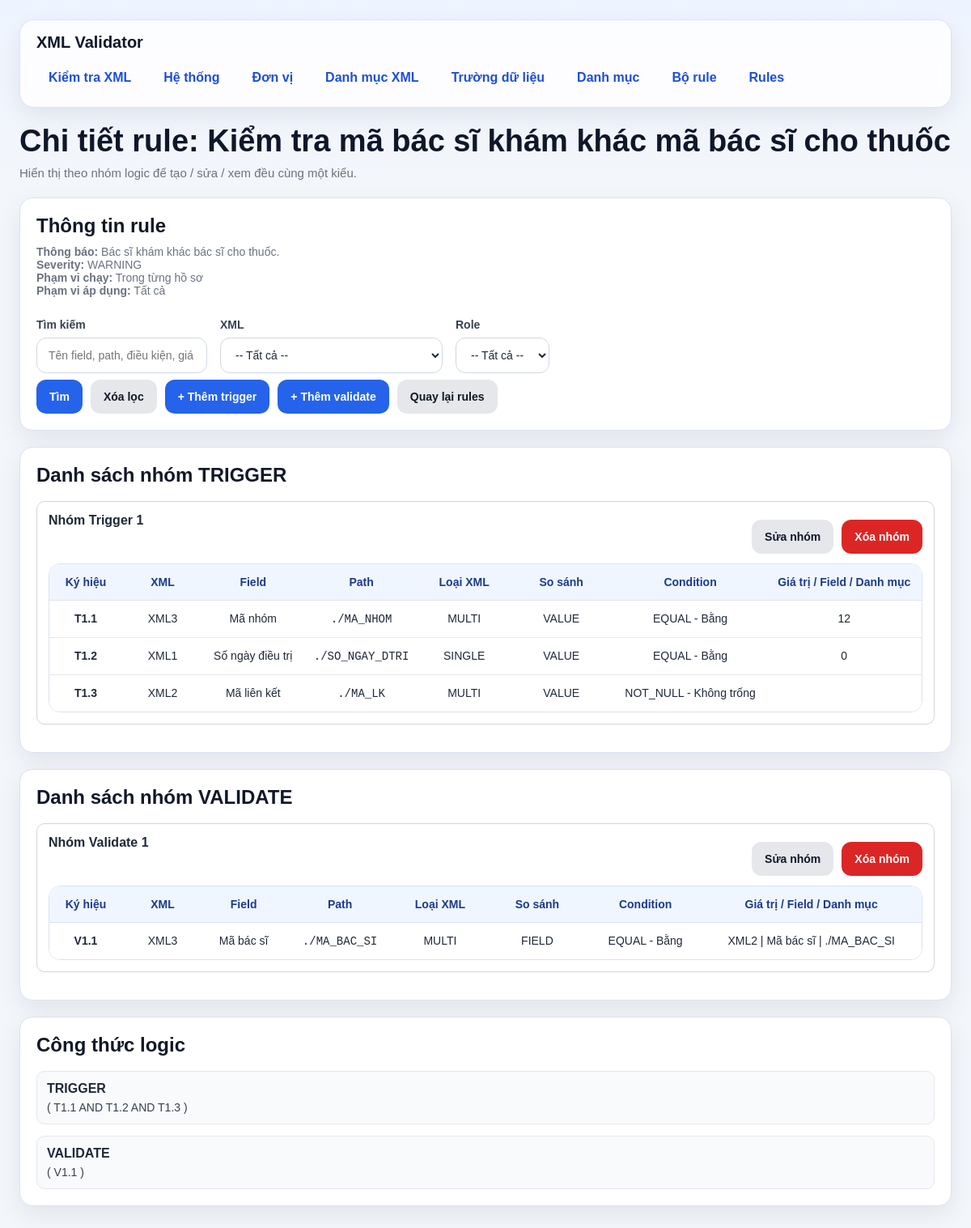
The app's page /rules/2/details with its own data.
### models/rule_model.py (models this page shows, shortened)
class Rule(db.Model):
    __tablename__ = "rule"
    id = db.Column(db.Integer, primary_key=True)
    bo_rule_id = db.Column(db.Integer, db.ForeignKey("bo_rule.id"), nullable=False)
    ten_rule = db.Column(db.String(255), nullable=False)
    thong_bao = db.Column(db.String(500), nullable=False)
    severity = db.Column(db.String(50), nullable=False, default="WARNING")
    is_active = db.Column(db.Boolean, nullable=False, default=True)
    apply_scope = db.Column(db.String(20), nullable=False, default="ALL")
    run_scope = db.Column(db.String(20), nullable=False, default="ONE_HOSO")
    bo_rule = db.relationship("BoRule", backref="rules")

class RuleDetail(db.Model):
    __tablename__ = "rule_detail"
    id = db.Column(db.Integer, primary_key=True)
    rule_id = db.Column(db.Integer, db.ForeignKey("rule.id"), nullable=False)
    field_id = db.Column(db.Integer, db.ForeignKey("danh_muc_truong_du_lieu.id"), nullable=False)
    condition_id = db.Column(db.Integer, db.ForeignKey("danh_muc_dieu_kien.id"), nullable=False)
    gia_tri = db.Column(db.String(255), nullable=True)
    condition_role = db.Column(db.String(50), nullable=False)
    sort_order = db.Column(db.Integer, nullable=False, default=1)
    compare_mode = db.Column(db.String(20), nullable=False, default="VALUE")
    compare_field_id = db.Column(db.Integer, db.ForeignKey("danh_muc_truong_du_lieu.id"), nullable=True)
    compare_category_id = db.Column(db.Integer, db.ForeignKey("danh_muc.id"), nullable=True)
    compare_category_field_id = db.Column(db.Integer, db.ForeignKey("danh_muc_field.id"), nullable=True)
    date_part = db.Column(db.String(50), nullable=True)
    group_no = db.Column(db.Integer, nullable=False, default=1)
    rule = db.relationship("Rule", backref="details")
    field = db.relationship("DanhMucTruongDuLieu", foreign_keys=[field_id])
    condition = db.relationship("DanhMucDieuKien")
    compare_field = db.relationship("DanhMucTruongDuLieu", foreign_keys=[compare_field_id])
    compare_category = db.relationship("DanhMuc")
    compare_category_field = db.relationship("DanhMucField")

### models/xml_model.py (models this page shows, shortened)
class DanhMucXml(db.Model):
    __tablename__ = "danh_muc_xml"
    id = db.Column(db.Integer, primary_key=True)
    ma_xml = db.Column(db.String(50), nullable=False, unique=True)   # XML1, XML2, XML3
    ten_xml = db.Column(db.String(255), nullable=False)
    list_path = db.Column(db.String(500), nullable=False)            # path tính từ NOIDUNGFILE
    item_type = db.Column(db.String(20), nullable=False, default="MULTI")

### models/field_model.py (models this page shows, shortened)
class DanhMucTruongDuLieu(db.Model):
    __tablename__ = "danh_muc_truong_du_lieu"
    id = db.Column(db.Integer, primary_key=True)
    ten_truong = db.Column(db.String(255), nullable=False)
    xml_id = db.Column(db.Integer, db.ForeignKey("danh_muc_xml.id"), nullable=False)
    xml_path = db.Column(db.String(500), nullable=False)  # path bên trong từng phần tử của list
    data_type = db.Column(db.String(50), nullable=False, default="STRING")
    xml = db.relationship("DanhMucXml", backref="fields")

### models/condition_model.py (models this page shows, shortened)
class DanhMucDieuKien(db.Model):
    __tablename__ = "danh_muc_dieu_kien"
    id = db.Column(db.Integer, primary_key=True)
    ma_dieu_kien = db.Column(db.String(50), nullable=False, unique=True)
    ten_dieu_kien = db.Column(db.String(255), nullable=False)

### routes/rule_routes.py (the view, shortened to what this page needs)
@rule_bp.route("/<int:rule_id>/details", methods=["GET"])
def list_rule_details(rule_id):
    rule = Rule.query.get_or_404(rule_id)
    keyword = (request.args.get("keyword") or "").strip()
    xml_id = (request.args.get("xml_id") or "").strip()
    role = (request.args.get("role") or "").strip().upper()
    query = (
        RuleDetail.query
        .join(DanhMucTruongDuLieu, RuleDetail.field_id == DanhMucTruongDuLieu.id)
        .join(DanhMucXml, DanhMucTruongDuLieu.xml_id == DanhMucXml.id)
        .join(DanhMucDieuKien, RuleDetail.condition_id == DanhMucDieuKien.id)
        .filter(RuleDetail.rule_id == rule_id)
    )
    if xml_id:
        query = query.filter(DanhMucTruongDuLieu.xml_id == int(xml_id))
    if role in ["TRIGGER", "VALIDATE"]:
        query = query.filter(RuleDetail.condition_role == role)
    details = query.order_by(
        RuleDetail.condition_role.asc(),
        RuleDetail.group_no.asc(),
        RuleDetail.sort_order.asc(),
        RuleDetail.id.asc()
    ).all()
    grouped_details = build_grouped_details(details)
    xmls = DanhMucXml.query.order_by(DanhMucXml.id.asc()).all()
    applied_units = [ru.don_vi for ru in getattr(rule, "rule_units", []) if ru.don_vi]
    return render_template(
        "rule_details.html",
        rule=rule,
        details=details,
        grouped_details=grouped_details,
        keyword=keyword,
        xml_id=xml_id,
        role=role,
        xmls=xmls,
        applied_units=applied_units
    )

### templates/rule_details.html (shortened to what this page needs)
{% extends "base.html" %}
{% block content %}
<div class="page-header">
    <h1 class="page-title">Chi tiết rule: {{ rule.ten_rule }}</h1>
    <div class="page-subtitle">Hiển thị theo nhóm logic để tạo / sửa / xem đều cùng một kiểu.</div>
</div>
<div class="card">
    <h2 class="card-title">Thông tin rule</h2>
    <div class="card-subtitle">
        <strong>Thông báo:</strong> {{ rule.thong_bao }}<br>
        <strong>Severity:</strong> {{ rule.severity }}<br>
        <strong>Phạm vi chạy:</strong>
        {% if rule.run_scope == 'ALL_HOSO' %}
            Toàn bộ hồ sơ trong lần chạy
        {% else %}
            Trong từng hồ sơ
        {% endif %}
        <br>
        <strong>Phạm vi áp dụng:</strong>
        {% if rule.apply_scope == 'UNIT' %}
            Đơn vị
            {% if applied_units %}
                -
                {% for u in applied_units %}
                    {{ u.ten_don_vi }}{% if not loop.last %}, {% endif %}
                {% endfor %}
            {% endif %}
        {% else %}
            Tất cả
        {% endif %}
    </div>
    <form method="GET">
        <div class="grid">
            <div class="col-4">
                <label>Tìm kiếm</label>
                <input type="text" name="keyword" value="{{ keyword }}" placeholder="Tên field, path, điều kiện, giá trị...">
            </div>
            <div class="col-4">
                <label>XML</label>
                <select name="xml_id">
                    <option value="">-- Tất cả --</option>
                </select>
            </div>
            <div class="col-4">
                <label>Role</label>
                <select name="role">
                    <option value="">-- Tất cả --</option>
                </select>
            </div>
        </div>
        <div class="actions">
            <button type="submit" class="btn btn-primary">Tìm</button>
            <a href="/rules/{{ rule.id }}/details" class="btn btn-secondary">Xóa lọc</a>
            <a href="/rules/{{ rule.id }}/details/create/TRIGGER" class="btn btn-primary">+ Thêm trigger</a>
            <a href="/rules/{{ rule.id }}/details/create/VALIDATE" class="btn btn-primary">+ Thêm validate</a>
            <a href="/rules" class="btn btn-secondary">Quay lại rules</a>
        </div>
    </form>
</div>
{% macro render_compare_value(d) %}
    {% if d.compare_mode == 'FIELD' and d.compare_field %}
        {{ d.compare_field.xml.ma_xml }} | {{ d.compare_field.ten_truong }} | {{ d.compare_field.xml_path }}
    {% else %}
        {{ d.gia_tri or '' }}
    {% endif %}
{% endmacro %}
{% if grouped_details['TRIGGER'] %}
<div class="card">
    <h2 class="card-title">Danh sách nhóm TRIGGER</h2>
    {% for group in grouped_details['TRIGGER'] %}
    <div style="border:1px solid #d1d5db; border-radius:10px; padding:14px; margin-bottom:14px; background:#fff;">
        <div style="display:flex; justify-content:space-between; align-items:flex-start; gap:12px; margin-bottom:12px;">
            <div>
                <div style="font-weight:700;">Nhóm Trigger {{ group.group_no }}</div>
            </div>
            <div class="actions">
                <a class="btn btn-secondary" href="/rules/{{ rule.id }}/details/TRIGGER/{{ group.group_no }}/edit">Sửa nhóm</a>
                <form class="inline" method="POST" action="/rules/{{ rule.id }}/details/TRIGGER/{{ group.group_no }}/delete" onsubmit="return confirm('Xóa toàn bộ nhóm trigger này?');">
                    <button class="btn btn-danger" type="submit">Xóa nhóm</button>
                </form>
            </div>
        </div>
        <div class="table-wrap">
            <table>
                <thead>
                    <tr>
                        <th style="width:90px;">Ký hiệu</th>
                        <th style="width:100px;">XML</th>
                        <th>Field</th>
                        <th>Path</th>
                        <th style="width:110px;">Loại XML</th>
                        <th style="width:130px;">So sánh</th>
                        <th>Condition</th>
                        <th>Giá trị / Field / Danh mục</th>
                    </tr>
                </thead>
                <tbody>
                    {% for d in group.details %}
                    <tr>
                        <td><strong>T{{ group.group_no }}.{{ loop.index }}</strong></td>
                        <td>{{ d.field.xml.ma_xml }}</td>
                        <td>{{ d.field.ten_truong }}</td>
                        <td><code>{{ d.field.xml_path }}</code></td>
                        <td>{{ d.field.xml.item_type if d.field.xml.item_type else 'MULTI' }}</td>
                        <td>{{ d.compare_mode }}</td>
                        <td>
                            {{ d.condition.ma_dieu_kien }} - {{ d.condition.ten_dieu_kien }}
                        </td>
                        <td>{{ render_compare_value(d) }}</td>
                    </tr>
                    {% endfor %}
                </tbody>
            </table>
        </div>
    </div>
    {% endfor %}
</div>
{% endif %}
{% if grouped_details['VALIDATE'] %}
<div class="card">
    <h2 class="card-title">Danh sách nhóm VALIDATE</h2>
    {% for group in grouped_details['VALIDATE'] %}
    <div style="border:1px solid #d1d5db; border-radius:10px; padding:14px; margin-bottom:14px; background:#fff;">
        <div style="display:flex; justify-content:space-between; align-items:flex-start; gap:12px; margin-bottom:12px;">
            <div>
                <div style="font-weight:700;">Nhóm Validate {{ group.group_no }}</div>
            </div>
            <div class="actions">
                <a class="btn btn-secondary" href="/rules/{{ rule.id }}/details/VALIDATE/{{ group.group_no }}/edit">Sửa nhóm</a>
                <form class="inline" method="POST" action="/rules/{{ rule.id }}/details/VALIDATE/{{ group.group_no }}/delete" onsubmit="return confirm('Xóa toàn bộ nhóm validate này?');">
                    <button class="btn btn-danger" type="submit">Xóa nhóm</button>
                </form>
            </div>
        </div>
        <div class="table-wrap">
            <table>
                <thead>
                    <tr>
                        <th style="width:90px;">Ký hiệu</th>
                        <th style="width:100px;">XML</th>
                        <th>Field</th>
                        <th>Path</th>
                        <th style="width:110px;">Loại XML</th>
                        <th style="width:130px;">So sánh</th>
                        <th>Condition</th>
                        <th>Giá trị / Field / Danh mục</th>
                    </tr>
                </thead>
                <tbody>
                    {% for d in group.details %}
                    <tr>
                        <td><strong>V{{ group.group_no }}.{{ loop.index }}</strong></td>
                        <td>{{ d.field.xml.ma_xml }}</td>
                        <td>{{ d.field.ten_truong }}</td>
                        <td><code>{{ d.field.xml_path }}</code></td>
                        <td>{{ d.field.xml.item_type if d.field.xml.item_type else 'MULTI' }}</td>
                        <td>{{ d.compare_mode }}</td>
                        <td>
                            {{ d.condition.ma_dieu_kien }} - {{ d.condition.ten_dieu_kien }}
                        </td>
                        <td>{{ render_compare_value(d) }}</td>
                    </tr>
                    {% endfor %}
                </tbody>
            </table>
        </div>
    </div>
    {% endfor %}
</div>
{% endif %}
<div class="card">
    <h2 class="card-title">Công thức logic</h2>
    <div style="margin-bottom: 14px; padding: 12px; border: 1px solid #e5e7eb; border-radius: 10px; background: #f9fafb;">
        <div style="font-weight: 700; margin-bottom: 6px;">TRIGGER</div>
        {% if grouped_details['TRIGGER'] %}
            <div style="font-size: 14px; color: #374151;">
                {% for group in grouped_details['TRIGGER'] %}
                    (
                    {% for d in group.details %}
                        {% if not loop.first %} AND {% endif %}
                        T{{ group.group_no }}.{{ loop.index }}
                    {% endfor %}
                    )
                {% endfor %}
            </div>
        {% else %}
            <div class="muted">Không có trigger.</div>
        {% endif %}
    </div>
    <div style="padding: 12px; border: 1px solid #e5e7eb; border-radius: 10px; background: #f9fafb;">
        <div style="font-weight: 700; margin-bottom: 6px;">VALIDATE</div>
        {% if grouped_details['VALIDATE'] %}
            <div style="font-size: 14px; color: #374151;">
                {% for group in grouped_details['VALIDATE'] %}
                    (
                    {% for d in group.details %}
                        V{{ group.group_no }}.{{ loop.index }}
                    {% endfor %}
                    )
                {% endfor %}
            </div>
        {% else %}
            <div class="muted">Không có validate.</div>
        {% endif %}
    </div>
</div>
{% endblock %}

### records on screen
Rule: ten_rule "Kiểm tra mã bác sĩ khám khác mã bác sĩ cho thuốc", thong_bao "Bác sĩ khám khác bác sĩ cho thuốc.", severity "WARNING"
RuleDetail: group_no "1", field.xml.ma_xml "XML3", field.ten_truong "Mã nhóm", field.xml_path "./MA_NHOM", field.xml "MULTI", compare_mode "VALUE", condition.ma_dieu_kien "EQUAL", condition.ten_dieu_kien "Bằng", gia_tri "12"
RuleDetail: group_no "1", field.xml.ma_xml "XML1", field.ten_truong "Số ngày điều trị", field.xml_path "./SO_NGAY_DTRI", field.xml "SINGLE", compare_mode "VALUE", condition.ma_dieu_kien "EQUAL", condition.ten_dieu_kien "Bằng", gia_tri "0", shows "AND"
RuleDetail: group_no "1", field.xml.ma_xml "XML2", field.ten_truong "Mã liên kết", field.xml_path "./MA_LK", field.xml "MULTI", compare_mode "VALUE", condition.ma_dieu_kien "NOT_NULL", condition.ten_dieu_kien "Không trống", shows "AND"
RuleDetail: group_no "1", field.xml.ma_xml "XML3", field.ten_truong "Mã bác sĩ", field.xml_path "./MA_BAC_SI", field.xml "MULTI", compare_mode "FIELD", condition.ma_dieu_kien "EQUAL", condition.ten_dieu_kien "Bằng", compare_field.xml.ma_xml "XML2", compare_field.ten_truong "Mã bác sĩ", compare_field.xml_path "./MA_BAC_SI"

### other values on screen
{{ group.group_no }} "1"
